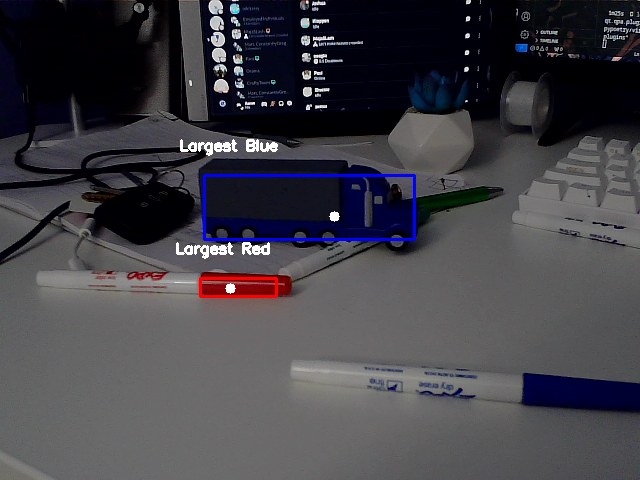
#> input picture CMPSC497/learn_opencv/hw_labs/opencv_project_1/capture_0.png, 640 x 480 px, given in place of the camera
$ python color_dection.py
#> lines starting #> are read from the running program, lines starting #| are printed output that depends on the picture; after the words box and inside, x2 and y2 are one past the last pixel; in counts of white or black regions, pixels touching at a corner belong together
"""OpenCV Project #1 Color Detection (Python)
• Modify blue object detector using HSV and OpenCV to detect both red and blue images (80%)
• If more than one blue object, then display only the largest blue object and display centroid (10%)
• If more than one red object, then display only the largest red object and display centroid (10%)
• Pick good (real world) test cases. Include 5 test cases for red objects and 5 test cases for blue objects
• Include a max of 20% failures ("edge" failures). NOTE: Develop one program to detect both colors
"""

# this program will track a blue object in the HSV Color Space

# HSV WHEEL IS 180 DEGREES
# HSV type of color represented by (saturation, theta) where r is the saturation elvel and thetat is the angle around the color wheel
# (170-10) = red, (35-85) = green, (100-130) is blue
import cv2 as cv
import numpy as np


def filterByColor(img, thresh_low, thresh_high):
    # creates masks to filter frame by specified threshold bgr vals
    # convert to hsv
    hsv = cv.cvtColor(img, cv.COLOR_BGR2HSV)

    # create mask to filter between pixel intensity thresholds
    mask = cv.inRange(hsv, thresh_low, thresh_high)

    # img AND mask to filter out none matching pixels
    res = cv.bitwise_and(img, img, mask=mask)
    return mask

def getLargestContours(img, min_size):
    # gets centroids and areas of contours and selects largest one
    # setting the threshold pixel intensity >= 150
    ret, filtered_img = cv.threshold(img, 150, 255, cv.THRESH_BINARY)

    # contour detection and selection
    contours, _ = cv.findContours(filtered_img, cv.RETR_EXTERNAL, cv.CHAIN_APPROX_SIMPLE)

    if contours:
        largest = max(contours, key=cv.contourArea)
        largest_contour_area = cv.contourArea(largest)

        if largest_contour_area >= min_size:
            return largest

    return None


def indicateObjects(img, contour, color, text):
    # set dimensions of contour and draw onto image
    x, y, w, h = cv.boundingRect(contour)
    cv.rectangle(img, (x,y), (x+w, y+h), color, 2)
    cv.putText(img, f'{text}', (x - 25, y - 25), cv.FONT_HERSHEY_SIMPLEX, 0.5, (255, 255, 255), 2)

    # centroids: code from learnopencv.com (finding moments and calculating centroids)
    M = cv.moments(contour)
    if M["m00"] != 0:
        cx = int(M["m10"] / M["m00"])
        cy = int(M["m01"] / M["m00"])

        # draw the centroid as a small circle
        cv.circle(img, (cx, cy), 5, (255,255,255), -1)

    return img

CAM_LOC = '/dev/video0'

cap = cv.VideoCapture(CAM_LOC)

img_capture = 0

while(True):
    # frame by frame processing
    _, frame = cap.read()
#> frame is the input picture: shape (480, 640, 3); mean B, G, R 71.3, 65.1, 66.7

    # defining thresholds for colors
    low_b = np.array([110,50,50])
    high_b = np.array([130,255,255])

    # red spans 2 color spaces in hsv space
    low_r1 = np.array([0,150,50])
    high_r1 = np.array([10,255,255])
    low_r2 = np.array([170,150,50])
    high_r2 = np.array([180,255,255])


    # generating filtered images
    mask_b = filterByColor(frame, low_b, high_b)
#> in filterByColor, `hsv = cv.cvtColor(img, cv.COLOR_BGR2HSV)`: hsv: shape (480, 640, 3); mean H, S, V 88.4, 81.7, 73.5
#> in filterByColor, `mask = cv.inRange(hsv, thresh_low, thresh_high)`:
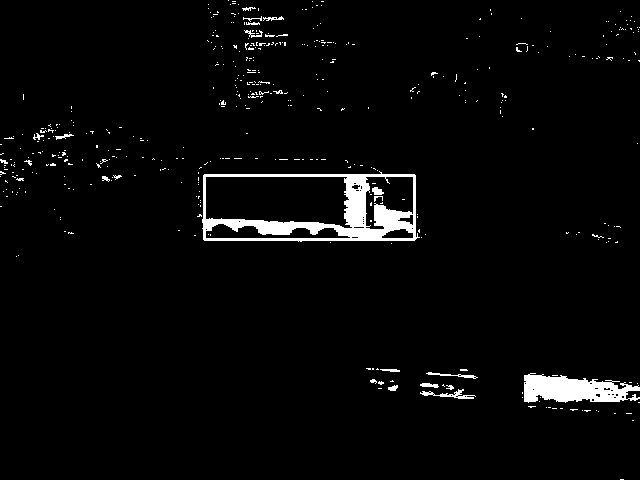
#> mask: shape (480, 640); 3.2% white; 452 white regions (429 under 20 px), largest, box (x1, y1, x2, y2) and area: (202, 171, 420, 242) 5073, (524, 373, 640, 403) 2313, (420, 389, 476, 399) 189
#> in filterByColor, `res = cv.bitwise_and(img, img, mask=mask)`:
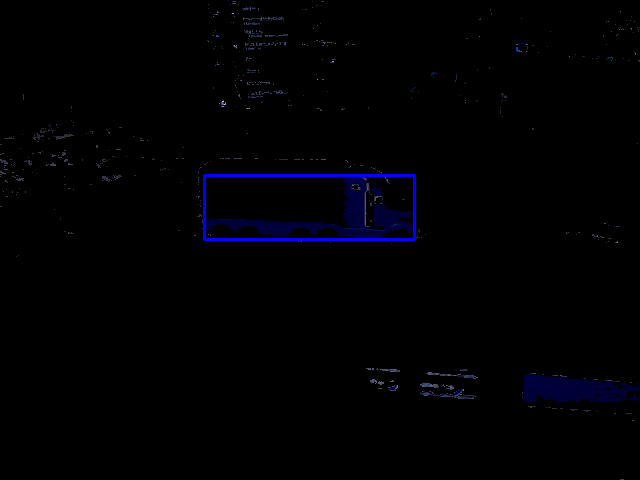
#> res: shape (480, 640, 3); mean B, G, R 3, 0.4, 0.4

    mask_r1 = filterByColor(frame, low_r1, low_r2)
#> in filterByColor (call 2), `mask = cv.inRange(hsv, thresh_low, thresh_high)`: mask: shape (480, 640); every value is 0
#> in filterByColor (call 2), `res = cv.bitwise_and(img, img, mask=mask)`: res: shape (480, 640, 3); every value is 0
    mask_r2 = filterByColor(frame, low_r2, high_r2)
#> in filterByColor (call 3), `mask = cv.inRange(hsv, thresh_low, thresh_high)`:
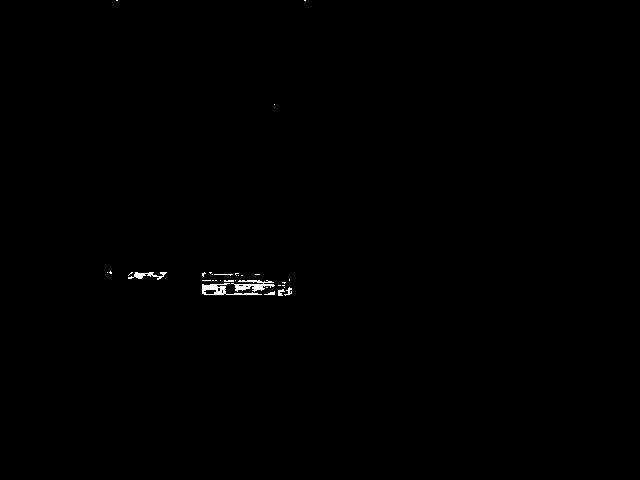
#> mask: shape (480, 640); 0.28% white; 32 white regions (25 under 20 px)

    # ORing r1 and r2 masks to get all red coverage
    mask_r = cv.bitwise_or(mask_r1, mask_r2)

    # finding and plotting largest red and blue objects
    lc_b = getLargestContours(mask_b, min_size=100)
#> in getLargestContours, `contours, _ = cv.findContours(filtered_img, cv.RETR_EXTERNAL, cv.CHAIN..`: contours = 442 contours, 432 with area under 20; largest, box (x1, y1, x2, y2) and area: (202, 171, 420, 242) 14003, (524, 373, 640, 403) 2154, (420, 389, 476, 399) 120, (426, 372, 478, 379) 61, (420, 383, 439, 388) 44
#> in getLargestContours, `largest = max(contours, key=cv.contourArea)`: largest = contour of 35 points, box (x1, y1, x2, y2) (202, 171, 420, 242), area 14003
#> in getLargestContours, `largest_contour_area = cv.contourArea(largest)`: largest_contour_area = 14003
#> lc_b has the same summary as largest in getLargestContours
    lc_r = getLargestContours(mask_r, min_size=100)
#> in getLargestContours (call 2), `contours, _ = cv.findContours(filtered_img, cv.RETR_EXTERNAL, cv.CHAIN..`: contours = 32 contours, 29 with area under 20; largest, box (x1, y1, x2, y2) and area: (202, 283, 262, 295) 226, (231, 280, 275, 292) 174, (128, 272, 167, 280) 80
#> lc_r = contour of 42 points, box (x1, y1, x2, y2) (202, 283, 262, 295), area 226

    frame = indicateObjects(frame, lc_b, (255,0,0), text="Largest Blue") # blue objects
#> in indicateObjects, `x, y, w, h = cv.boundingRect(contour)`: x = 202; y = 171; w = 218; h = 71
#> in indicateObjects, `M = cv.moments(contour)`: M = moments, m00 14003, centre m10/m00, m01/m00 = (309, 207)
#> in indicateObjects, `cx = int(M["m10"] / M["m00"])`: cx = 308
#> in indicateObjects, `cy = int(M["m01"] / M["m00"])`: cy = 207
#> in indicateObjects, `cv.circle(img, (cx, cy), 5, (255,255,255), -1)`: img: shape (480, 640, 3); mean B, G, R 72.7, 65.2, 66.8
    frame = indicateObjects(frame, lc_r, (0,0,255), text="Largest Red") # red objects
#> call 2 of indicateObjects, with contour = array of shape (42, 1, 2), color = (0, 0, 255), text = 'Largest Red'
#> in indicateObjects (call 2), `x, y, w, h = cv.boundingRect(contour)`: y = 283; w = 60; h = 12
#> in indicateObjects (call 2), `cv.putText(img, f'{text}', (x - 25, y - 25), cv.FONT_HERSHEY_SIMPLEX, ..`:
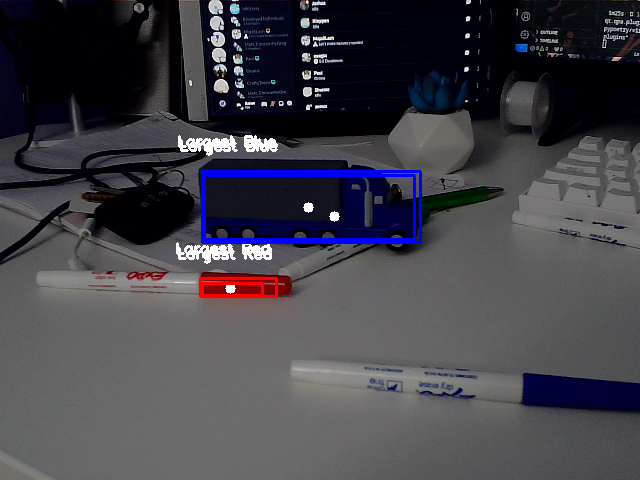
#> img: shape (480, 640, 3); mean B, G, R 72.9, 65.4, 67.1
#> in indicateObjects (call 2), `M = cv.moments(contour)`: M = moments, m00 226, centre m10/m00, m01/m00 = (216.5, 289.8)
#> in indicateObjects (call 2), `cx = int(M["m10"] / M["m00"])`: cx = 216
#> in indicateObjects (call 2), `cy = int(M["m01"] / M["m00"])`: cy = 289
#> in indicateObjects (call 2), `cv.circle(img, (cx, cy), 5, (255,255,255), -1)`: img: shape (480, 640, 3); 0.03% of pixels changed, all inside (x1, y1, x2, y2) = (211, 284, 222, 295)

    cv.imshow('Color Detector',frame)

    k= cv.waitKey(5) & 0xFF
#> (key Esc is pressed here)
    if k== 27: # ascii of spacebar = 27
        cv.destroyAllWindows()
        cap.release()
        break

    # capture image with p
    elif k== ord('p'):
        cv.imwrite(f"capture_{str(img_capture)}.png", frame)
        img_capture+=1

$ run again, on CMPSC497/learn_opencv/hw_labs/opencv_project_1/capture_2.png
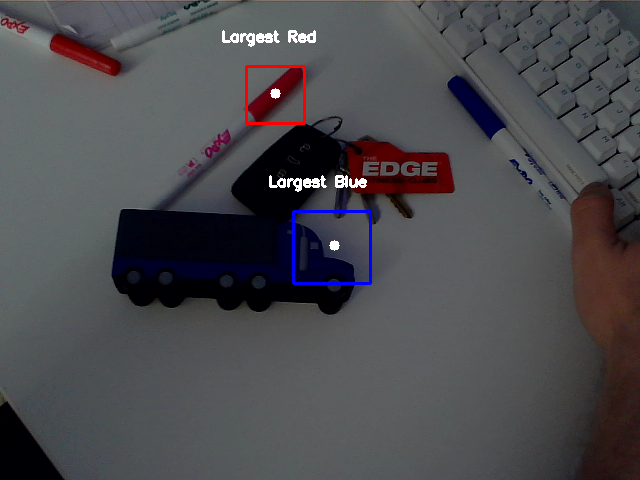
#> input picture CMPSC497/learn_opencv/hw_labs/opencv_project_1/capture_2.png, 640 x 480 px, given in place of the camera
#> frame is the input picture: shape (480, 640, 3); mean B, G, R 78.1, 74.7, 75.6
#> hsv: shape (480, 640, 3); mean H, S, V 90.7, 50.4, 82
#> mask: shape (480, 640); 1.5% white; 180 white regions (162 under 20 px), largest, box (x1, y1, x2, y2) and area: (292, 193, 372, 286) 2152, (449, 78, 504, 140) 850, (465, 78, 508, 126) 207
#> mask: shape (480, 640); every value is 0
#> res: shape (480, 640, 3); every value is 0
#> in filterByColor (call 3), `mask = cv.inRange(hsv, thresh_low, thresh_high)`:
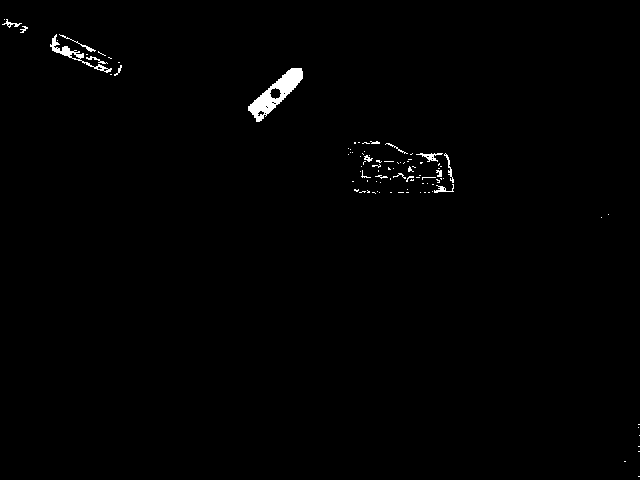
#> mask: shape (480, 640); 0.75% white; 96 white regions (80 under 20 px)
#> contours = 173 contours, 164 with area under 20; largest, box (x1, y1, x2, y2) and area: (292, 193, 372, 286) 5893, (449, 78, 504, 140) 742, (465, 78, 508, 126) 140, (204, 200, 234, 214) 135, (154, 187, 183, 210) 94
#> largest = contour of 41 points, box (x1, y1, x2, y2) (292, 193, 372, 286), area 5893
#> largest_contour_area = 5893
#> lc_b has the same summary as largest in getLargestContours
#> contours = 96 contours, 87 with area under 20; largest, box (x1, y1, x2, y2) and area: (248, 68, 303, 122) 1079, (50, 34, 112, 73) 281, (416, 153, 443, 162) 62, (434, 184, 454, 193) 36, (444, 153, 454, 183) 34
#> lc_r = contour of 110 points, box (x1, y1, x2, y2) (248, 68, 303, 122), area 1079
#> x = 292; y = 193; w = 80; h = 93
#> M = moments, m00 5893, centre m10/m00, m01/m00 = (331.6, 246.7)
#> cx = 331
#> cy = 246
#> x = 248; y = 68; w = 55; h = 54
#> in indicateObjects (call 2), `cv.putText(img, f'{text}', (x - 25, y - 25), cv.FONT_HERSHEY_SIMPLEX, ..`:
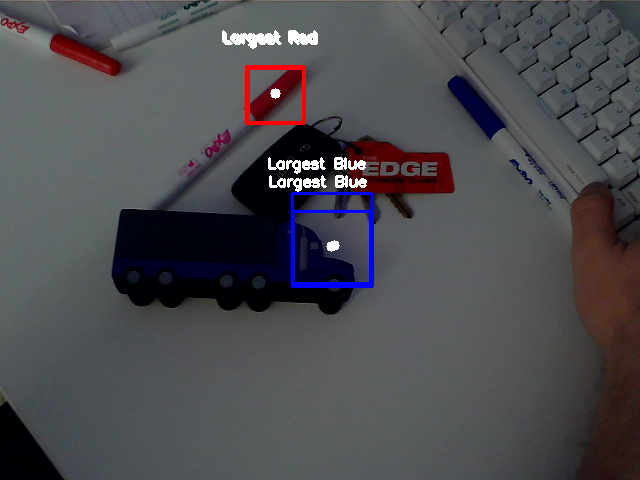
#> img: shape (480, 640, 3); mean B, G, R 79.3, 75.3, 76.4
#> M = moments, m00 1079, centre m10/m00, m01/m00 = (275.4, 93.43)
#> cx = 275
#> cy = 93
